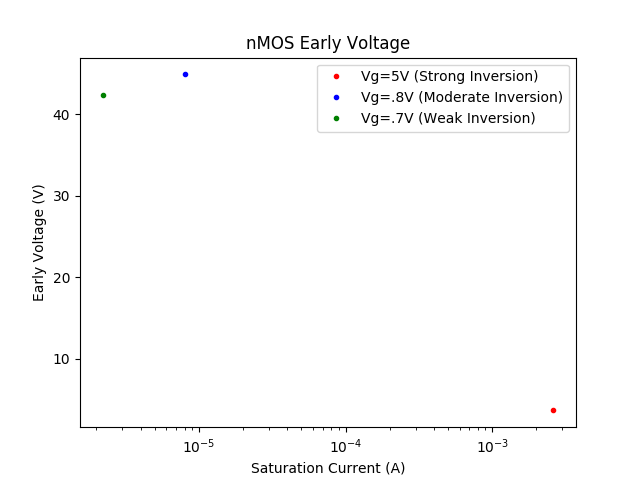

Write Python code to recreate this figure.
# -*- coding: utf-8 -*-

import numpy as np
import matplotlib.pyplot as plt
from nmos_drain import m, b, m2, b2, m3, b3

# Isat is b
# Va is b/m
Va = b/m
Va2 = b2/m2
Va3 = b3/m3

if __name__ == '__main__':

    # Setting up plot
    title = "nMOS Early Voltage"
    xLabel = "Saturation Current (A)"
    yLabel = "Early Voltage (V)"

    # Plotting Data

    Data1 = plt.semilogx(b, Va, 'ro', markersize=3, label="Vg=5V (Strong Inversion)")
    Data1 = plt.semilogx(b2, Va2, 'bo', markersize=3, label="Vg=.8V (Moderate Inversion)")
    Data1 = plt.semilogx(b3, Va3, 'go', markersize=3, label="Vg=.7V (Weak Inversion)")


    plt.xlabel(xLabel)
    plt.ylabel(yLabel)
    plt.title(title)
    plt.legend()
    plt.savefig('nmos_earlyv.png', format='png')
    plt.show()
